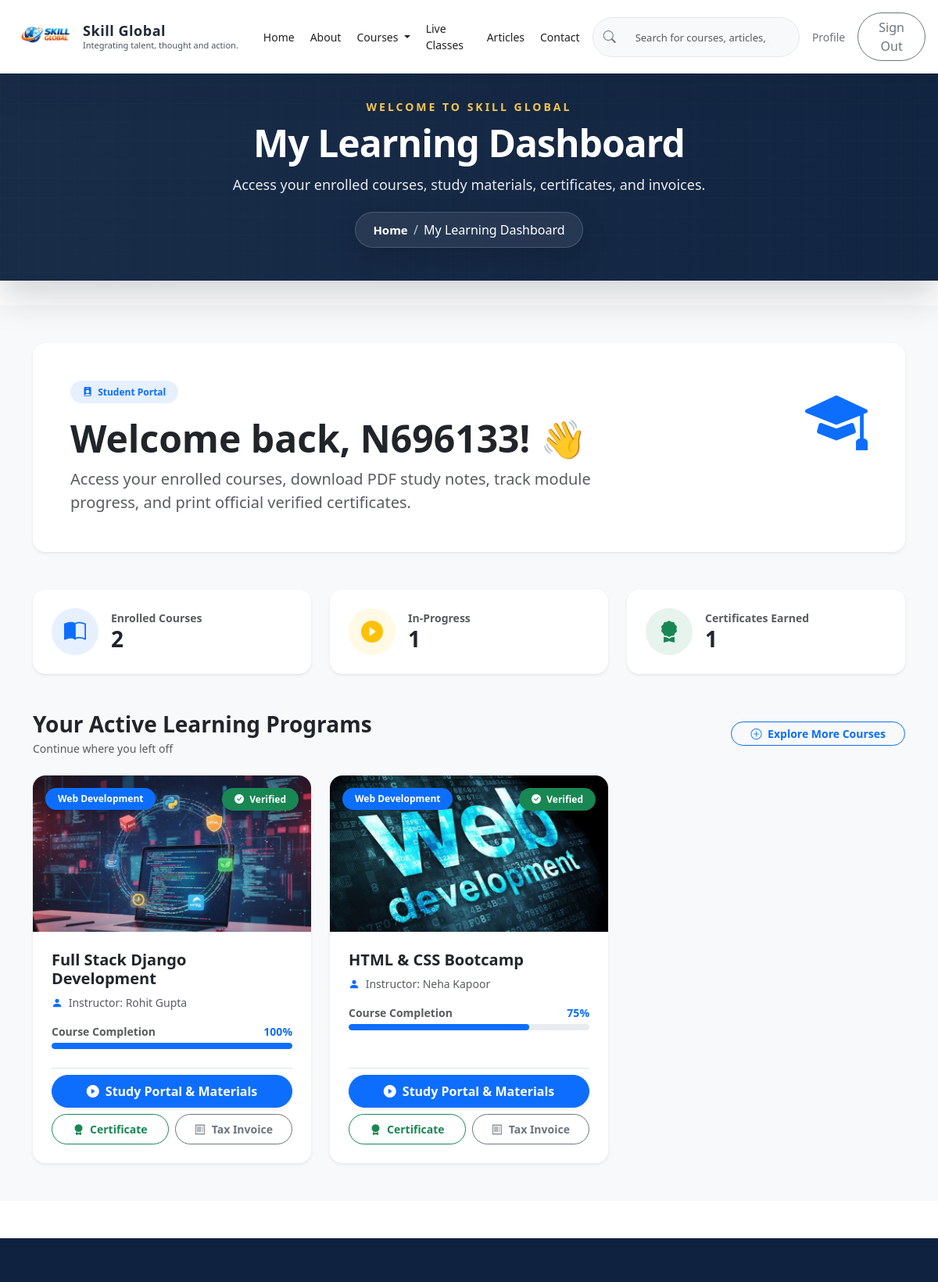
The page /courses/my-courses/ (signed in, upper part) on the database as committed earlier.
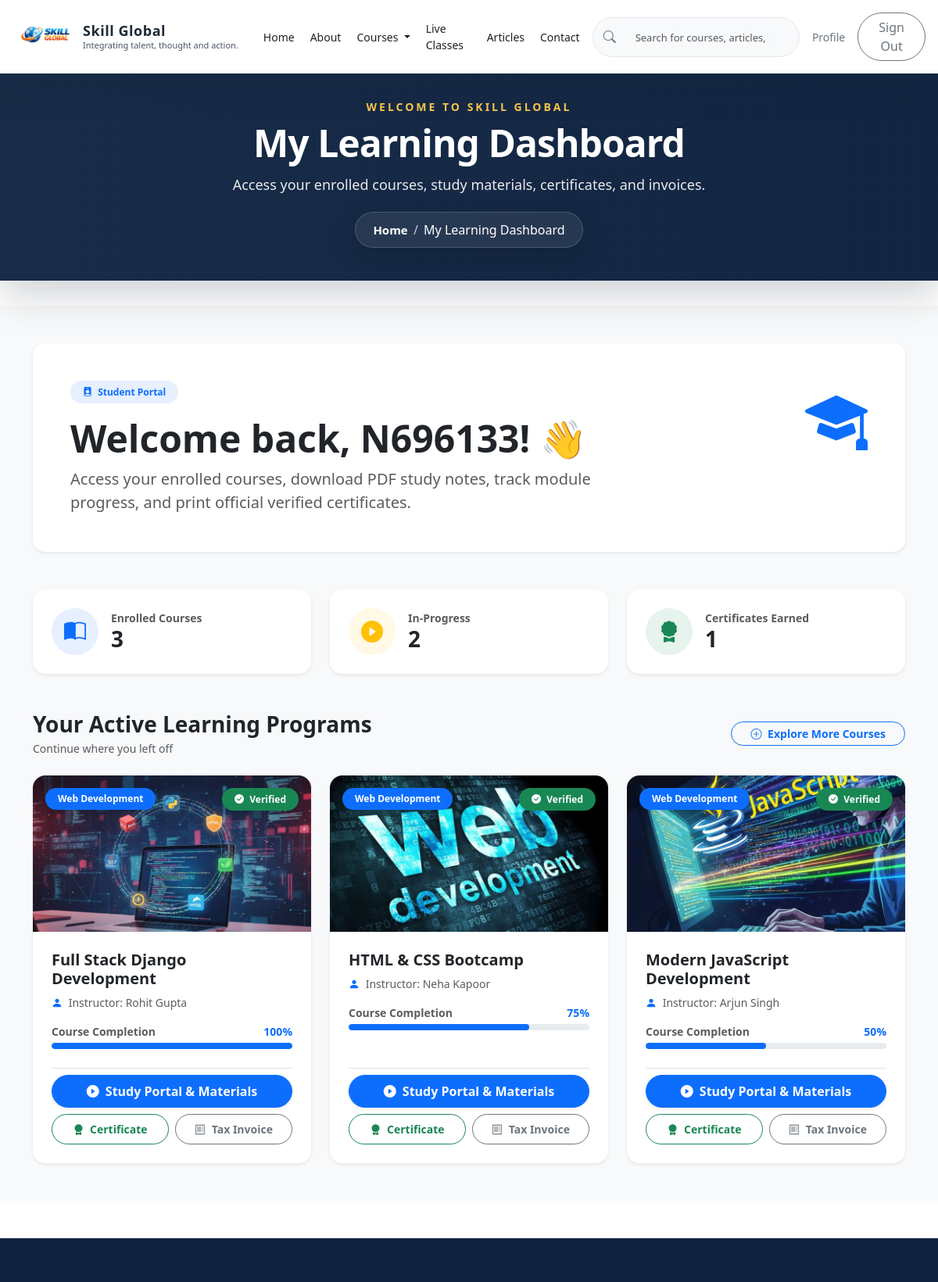
The same page on the database as committed later.
### skill_global/models.py (models this page shows, shortened)
class CourseEnrollment(models.Model):
    PAYMENT_METHOD_CHOICES = [
        ('UPI', 'UPI'),
        ('Card', 'Card'),
        ('Net Banking', 'Net Banking'),
    ]
    PAYMENT_STATUS_CHOICES = [
        ('Pending', 'Pending'),
        ('Paid', 'Paid'),
        ('Failed', 'Failed'),
    ]
    ORDER_STATUS_CHOICES = [
        ('Pending', 'Pending'),
        ('Confirmed', 'Confirmed'),
        ('Cancelled', 'Cancelled'),
    ]
    user = models.ForeignKey(settings.AUTH_USER_MODEL, on_delete=models.CASCADE, related_name='course_enrollments')
    course = models.ForeignKey(Course, on_delete=models.CASCADE, related_name='enrollments')
    enrollment_id = models.CharField(max_length=36, unique=True, editable=False)
    original_amount = models.DecimalField(max_digits=10, decimal_places=2, default=0)
    discount_amount = models.DecimalField(max_digits=10, decimal_places=2, default=0)
    amount = models.DecimalField(max_digits=10, decimal_places=2, default=0)
    coupon = models.ForeignKey(Coupon, on_delete=models.SET_NULL, blank=True, null=True, related_name='enrollments')
    payment_method = models.CharField(max_length=20, choices=PAYMENT_METHOD_CHOICES, blank=True)
    payment_status = models.CharField(max_length=20, choices=PAYMENT_STATUS_CHOICES, default='Pending')
    order_status = models.CharField(max_length=20, choices=ORDER_STATUS_CHOICES, default='Pending')
    razorpay_order_id = models.CharField(max_length=100, blank=True, null=True)
    razorpay_payment_id = models.CharField(max_length=100, blank=True, null=True)
    razorpay_signature = models.CharField(max_length=255, blank=True, null=True)
    branch = models.CharField(max_length=100, blank=True, null=True)
    specialization = models.CharField(max_length=200, blank=True, null=True)
    date_of_birth = models.DateField(blank=True, null=True)
    address = models.TextField(blank=True, null=True)
    created_at = models.DateTimeField(auto_now_add=True)
    updated_at = models.DateTimeField(auto_now=True)
    class Meta:
        verbose_name = 'Course Enrollment'
        verbose_name_plural = 'Course Enrollments'
        unique_together = ('user', 'course')
        ordering = ['-created_at']

class Course(models.Model):
    title = models.CharField(max_length=200)
    slug = models.SlugField(max_length=255, unique=True, blank=True, null=True)
    category = models.CharField(max_length=100, blank=True)
    short_description = models.CharField(max_length=255, blank=True)
    description = models.TextField(blank=True)
    instructor = models.CharField(max_length=150, blank=True)
    duration = models.CharField(max_length=80, blank=True)
    level = models.CharField(max_length=80, blank=True)
    price = models.DecimalField(max_digits=8, decimal_places=2, blank=True, null=True)
    image = models.ImageField(upload_to='courses/', blank=True, null=True)
    is_active = models.BooleanField(default=True)
    created_at = models.DateTimeField(auto_now_add=True)
    updated_at = models.DateTimeField(auto_now=True)
    class Meta:
        verbose_name = 'Course'
        verbose_name_plural = 'Courses'
        ordering = ['title']

### skill_global/views.py (the view)
# urls.py: path('courses/my-courses/', views.my_courses, name='my_courses'),
def my_courses(request):
    if not request.user.is_authenticated:
        return redirect('login')
    enrollments = CourseEnrollment.objects.filter(
        user=request.user,
        payment_status='Paid',
        order_status='Confirmed',
    ).select_related('course').order_by('-created_at')
    total_enrolled = enrollments.count()
    completed_courses = 0
    enrollment_list = []
    for idx, item in enumerate(enrollments):
        progress = max(25, min(100, (100 - (idx * 25))))
        if progress >= 80:
            completed_courses += 1
        item.progress = progress
        item.is_completed = (progress >= 80)
        item.modules = [
            {
                'num': 1,
                'title': 'Module 1: Foundations & Fundamentals',
                'lessons': '4 Lessons • 2h 30m',
                'status': 'Completed',
                'badge_class': 'bg-success'
            },
            {
                'num': 2,
                'title': 'Module 2: Core Practical Hands-on Labs',
                'lessons': '6 Lessons • 4h 15m',
                'status': 'In Progress' if progress < 100 else 'Completed',
                'badge_class': 'bg-primary' if progress < 100 else 'bg-success'
            },
            {
                'num': 3,
                'title': 'Module 3: Advanced Topics & Capstone Project',
                'lessons': '5 Lessons • 3h 45m',
                'status': 'Upcoming' if progress < 75 else 'In Progress',
                'badge_class': 'bg-secondary' if progress < 75 else 'bg-primary'
            }
        ]
        item.resources = [
            {'title': f'{item.course.title} - Official Complete Study Guide.pdf', 'size': '4.2 MB', 'icon': 'bi-file-earmark-pdf-fill text-danger'},
            {'title': f'Lab Setup Instructions & Code Repository.zip', 'size': '12.8 MB', 'icon': 'bi-file-earmark-zip-fill text-primary'},
            {'title': f'Course Slide Notes & Cheat Sheets.pdf', 'size': '2.1 MB', 'icon': 'bi-file-earmark-slides-fill text-warning'},
        ]
        enrollment_list.append(item)
    context = {
        'page_title': 'My Learning Dashboard',
        'page_description': 'Access your enrolled courses, study materials, certificates, and invoices.',
        'enrollments': enrollment_list,
        'total_enrolled': total_enrolled,
        'active_courses': total_enrolled - completed_courses,
        'completed_courses': completed_courses,
        'user_name': request.user.get_full_name() or request.user.email.split('@')[0].title(),
    }
    return render(request, 'skill_global/my_courses.html', context)

### templates/skill_global/my_courses.html (shortened to what this page needs)
{% extends 'base.html' %}
{% load static %}
{% block content %}
<section class="py-5 bg-light min-vh-100">
    <div class="container">
        <div class="card border-0 shadow-sm rounded-4 p-4 p-md-5 bg-white mb-5 position-relative overflow-hidden">
            <div class="position-absolute top-0 end-0 p-5 opacity-10 d-none d-md-block">
                <i class="bi bi-mortarboard-fill display-1 text-primary"></i>
            </div>
            <div class="row align-items-center position-relative">
                <div class="col-lg-8">
                    <span class="badge bg-primary bg-opacity-10 text-primary rounded-pill px-3 py-2 fw-semibold mb-3">
                        <i class="bi bi-person-badge-fill me-1"></i> Student Portal
                    </span>
                    <h1 class="fw-bold text-dark display-5 mb-2">Welcome back, {{ user_name }}! 👋</h1>
                    <p class="text-muted fs-5 mb-0">
                        Access your enrolled courses, download PDF study notes, track module progress, and print official verified certificates.
                    </p>
                </div>
            </div>
        </div>
        <div class="row g-4 mb-5">
            <div class="col-md-4">
                <div class="card border-0 shadow-sm rounded-4 p-4 bg-white h-100">
                    <div class="d-flex align-items-center gap-3">
                        <div class="rounded-circle bg-primary bg-opacity-10 p-3 text-primary fs-3 d-flex align-items-center justify-content-center" style="width: 60px; height: 60px;">
                            <i class="bi bi-book-half"></i>
                        </div>
                        <div>
                            <div class="text-muted small fw-semibold">Enrolled Courses</div>
                            <h3 class="fw-bold text-dark mb-0">{{ total_enrolled }}</h3>
                        </div>
                    </div>
                </div>
            </div>
            <div class="col-md-4">
                <div class="card border-0 shadow-sm rounded-4 p-4 bg-white h-100">
                    <div class="d-flex align-items-center gap-3">
                        <div class="rounded-circle bg-warning bg-opacity-10 p-3 text-warning fs-3 d-flex align-items-center justify-content-center" style="width: 60px; height: 60px;">
                            <i class="bi bi-play-circle-fill"></i>
                        </div>
                        <div>
                            <div class="text-muted small fw-semibold">In-Progress</div>
                            <h3 class="fw-bold text-dark mb-0">{{ active_courses }}</h3>
                        </div>
                    </div>
                </div>
            </div>
            <div class="col-md-4">
                <div class="card border-0 shadow-sm rounded-4 p-4 bg-white h-100">
                    <div class="d-flex align-items-center gap-3">
                        <div class="rounded-circle bg-success bg-opacity-10 p-3 text-success fs-3 d-flex align-items-center justify-content-center" style="width: 60px; height: 60px;">
                            <i class="bi bi-award-fill"></i>
                        </div>
                        <div>
                            <div class="text-muted small fw-semibold">Certificates Earned</div>
                            <h3 class="fw-bold text-dark mb-0">{{ completed_courses }}</h3>
                        </div>
                    </div>
                </div>
            </div>
        </div>
        <div class="d-flex justify-content-between align-items-center mb-4">
            <div>
                <h3 class="fw-bold text-dark mb-1">Your Active Learning Programs</h3>
                <p class="text-muted small mb-0">Continue where you left off</p>
            </div>
            <a href="{% url 'courses' %}" class="btn btn-outline-primary rounded-pill px-4 btn-sm fw-semibold">
                <i class="bi bi-plus-circle me-1"></i> Explore More Courses
            </a>
        </div>
        {% if enrollments %}
        <div class="row g-4">
            {% for enrollment in enrollments %}
            <div class="col-lg-4 col-md-6">
                <div class="card border-0 shadow-sm rounded-4 overflow-hidden h-100 d-flex flex-column bg-white">
                    <div class="position-relative">
                        {% if enrollment.course.image %}
                        <img src="{{ enrollment.course.image.url }}" class="img-fluid w-100" alt="{{ enrollment.course.title }}" style="height: 200px; object-fit: cover;">
                        {% else %}
                        <div class="d-flex align-items-center justify-content-center bg-light" style="height: 200px;">
                            <i class="bi bi-journal-code fs-1 text-secondary"></i>
                        </div>
                        {% endif %}
                        <div class="position-absolute top-0 start-0 m-3">
                            <span class="badge bg-primary bg-opacity-90 rounded-pill px-3 py-2 shadow-sm">
                                {{ enrollment.course.category|default:"General" }}
                            </span>
                        </div>
                        <div class="position-absolute top-0 end-0 m-3">
                            <span class="badge bg-success rounded-pill px-3 py-2 shadow-sm">
                                <i class="bi bi-check-circle-fill me-1"></i> Verified
                            </span>
                        </div>
                    </div>
                    <div class="card-body p-4 d-flex flex-column justify-content-between gap-3">
                        <div>
                            <h5 class="fw-bold text-dark mb-2">{{ enrollment.course.title }}</h5>
                            <p class="text-muted small mb-3">
                                <i class="bi bi-person-fill text-primary me-1"></i> Instructor: {{ enrollment.course.instructor|default:'Skill Global Expert Team' }}
                            </p>
                            <div class="mb-2">
                                <div class="d-flex justify-content-between align-items-center small mb-1">
                                    <span class="fw-semibold text-muted">Course Completion</span>
                                    <span class="fw-bold text-primary">{{ enrollment.progress }}%</span>
                                </div>
                                <div class="progress rounded-pill" style="height: 8px;">
                                    <div class="progress-bar bg-primary rounded-pill" role="progressbar" style="width: {{ enrollment.progress }}%;" aria-valuenow="{{ enrollment.progress }}" aria-valuemin="0" aria-valuemax="100"></div>
                                </div>
                            </div>
                        </div>
                        <div class="d-flex flex-column gap-2 mt-auto pt-2 border-top">
                            <button type="button" class="btn btn-primary rounded-pill w-100 fw-bold shadow-sm py-2" data-bs-toggle="modal" data-bs-target="#studyPortalModal{{ enrollment.id }}">
                                <i class="bi bi-play-circle-fill me-1"></i> Study Portal & Materials
                            </button>
                            <div class="row g-2">
                                <div class="col-6">
                                    <a href="{% url 'course_certificate' enrollment.enrollment_id %}" class="btn btn-outline-success rounded-pill w-100 btn-sm fw-semibold py-2">
                                        <i class="bi bi-award-fill me-1"></i> Certificate
                                    </a>
                                </div>
                                <div class="col-6">
                                    <a href="{% url 'enrollment_invoice' enrollment.enrollment_id %}" class="btn btn-outline-secondary rounded-pill w-100 btn-sm fw-semibold py-2">
                                        <i class="bi bi-receipt me-1"></i> Tax Invoice
                                    </a>
                                </div>
                            </div>
                        </div>
                    </div>
                </div>
            </div>
            {% endfor %}
        </div>
        {% endif %}
    </div>
</section>
{% endblock %}

Rows that differ between the two databases and show on the page:
now on this page (row edited): CourseEnrollment: course.image (picture), course.category "Web Development", course "Modern JavaScript Development", course.instructor "Arjun Singh", progress "50"
Other text that changed with them:
{{ total_enrolled }}: "2" → "3"
{{ active_courses }}: "1" → "2"
